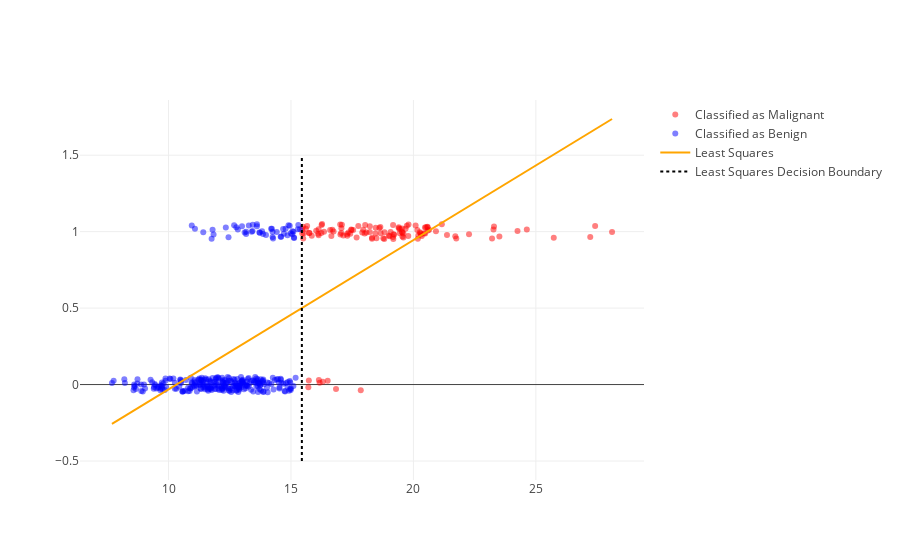

Notebook code cell kept with this figure:
### Markdown cell above
---
<br/><br/><br/><br/><br/>

# Simple Decision Rule

Suppose we instituted the following simple decision rule:

$$\Large
\text{If } f_\theta(x) > 0.5  \text{ predict 1 (malignant) else predict 0 (benign).}
$$

This simple **decision rule** is deciding that a tumor is malignant if our model predicts a values above 0.5 (closer to 1 than zero).

In the following we plot the implication of these decisions on our training data.

### Code cell
jitter_y = Y + 0.1*np.random.rand(len(Y)) - 0.05
ind_mal = least_squares_model.predict(X) > 0.5

mal_points = go.Scatter(name="Classified as Malignant", 
                    x=np.squeeze(X[ind_mal]), y = jitter_y[ind_mal], 
                    mode="markers", marker=dict(opacity=0.5, color="red"))
ben_points = go.Scatter(name="Classified as Benign", 
                    x=np.squeeze(X[~ind_mal]), y = jitter_y[~ind_mal], 
                    mode="markers", marker=dict(opacity=0.5, color="blue"))
dec_boundary = (0.5 - least_squares_model.intercept_)/least_squares_model.coef_[0]
dec_line = go.Scatter(name="Least Squares Decision Boundary", 
                      x = [dec_boundary,dec_boundary], y=[-0.5,1.5], mode="lines",
                     line=dict(color="black", dash="dot"))
py.iplot([mal_points, ben_points, model_line,dec_line])

### Figure 1 — Plotly figure (JSON) as saved in the notebook; plotly's stock layout.template omitted (floating-point values rounded to 4 significant figures; data arrays with more than 128 entries replaced by an {"elided": "..."} marker saying what was removed)
{"data": [{"marker": {"color": "red", "opacity": 0.5}, "mode": "markers", "name": "Classified as Malignant", "type": "scatter", "x": [17.75, 20.58, 22.27, 19.4, 17.35, 16.11, 18.49, 15.46, 19.21, 18.81, 17.14, 19.07, 19.16, 19.8, 16.65, 16.13, 21.75, 27.22, 21.16, 20.16, 18.65, 15.61, 17.06, 16.84, 20.48, 17.47, 20.09, 17.95, 16.69, 16.35, 16.5, 17.3, 20.59, 16.27, 17.29, 18.03, 19.18, 25.73, 24.63, 17.46, 19.44, 20.47, 20.18, 24.25, 23.29, 20.34, 16.17, 20.44, 18.82, 21.71, 15.75, 18.22, 19.53, 19.79, 19.59, 20.64, 17.08, 20.51, 23.27, 18.22, 18.08, 15.66, 18.01, 19, 17.91, 15.71, 16.24, 18.46, 18.31, 19.17, 16.74, 20.26, 15.75, 16.25, 15.46, 15.49, 19.4, 19.45, 20.29, 19.55, 17.42, 16.14, 17.02, 15.5, 18.45, 18.61, 17.05, 20.31, 19.59, 18.31, 19.53, 17.68, 18.77, 23.21, 17.01, 28.11, 27.42, 16.6, 17.54, 19.19, 15.53, 19.55, 20.57, 16.13, 16.3, 20.2, 23.51, 15.85, 20.92, 15.73, 19.73, 17.85, 19.68, 21.37, 19.02, 16.03, 18.66], "y": [1.037, 1.028, 0.9836, 1.022, 0.9936, 0.9856, 0.9573, 0.9882, 0.9804, 0.9516, 0.9755, 0.9982, 0.9655, 1.047, 0.9709, 0.9757, 0.9546, 0.9645, 1.049, 1.011, 1.03, 1.019, 1.022, -0.02856, 0.9885, 1.011, 1.041, 1.013, 1.013, 0.999, 0.02483, 0.9732, 1.008, 1.05, 0.9848, 1.044, 0.9519, 0.9604, 1.014, 1.014, 0.99, 1.027, 0.9538, 1.004, 1.034, 0.9723, 0.0112, 0.9901, 0.9956, 0.9701, 0.9909, 0.9984, 0.9978, 0.9716, 0.9885, 1.013, 1.045, 1.029, 1.014, 1.036, 0.9942, 1.037, 0.9874, 0.9754, 0.9941, -0.01693, 0.991, 1.025, 0.9532, 1.044, 1.0, 0.9967, 0.9908, 1.043, 1.017, 1.032, 1.029, 1.017, 0.9889, 0.968, 0.9865, 0.02972, 0.9817, 0.9557, 0.9874, 1.024, 0.9907, 0.9813, 0.9618, 0.9595, 1.021, 0.9618, 0.9572, 0.9554, 1.047, 0.9981, 1.037, 1.011, 1.01, 0.9821, 0.9895, 0.9943, 1.032, 1.016, 0.01895, 0.9767, 0.968, 0.9727, 1.002, 0.02701, 1.039, -0.03773, 1.019, 0.9776, 0.9703, 1.005, 0.9896]}, {"marker": {"color": "blue", "opacity": 0.5}, "mode": "markers", "name": "Classified as Benign", "type": "scatter", "x": {"elided": "309 float values"}, "y": {"elided": "309 float values"}}, {"line": {"color": "orange"}, "mode": "lines", "name": "Least Squares", "type": "scatter", "x": [7.691, 9.96, 12.23, 14.5, 16.77, 19.03, 21.3, 23.57, 25.84, 28.11], "y": [-0.2571, -0.0356, 0.1859, 0.4075, 0.629, 0.8505, 1.072, 1.294, 1.515, 1.737]}, {"line": {"color": "black", "dash": "dot"}, "mode": "lines", "name": "Least Squares Decision Boundary", "type": "scatter", "x": [15.44, 15.44], "y": [-0.5, 1.5]}], "layout": {"autosize": true, "xaxis": {"autorange": true, "range": [6.367, 29.43], "type": "linear"}, "yaxis": {"autorange": true, "range": [-0.6243, 1.861], "type": "linear"}}}
